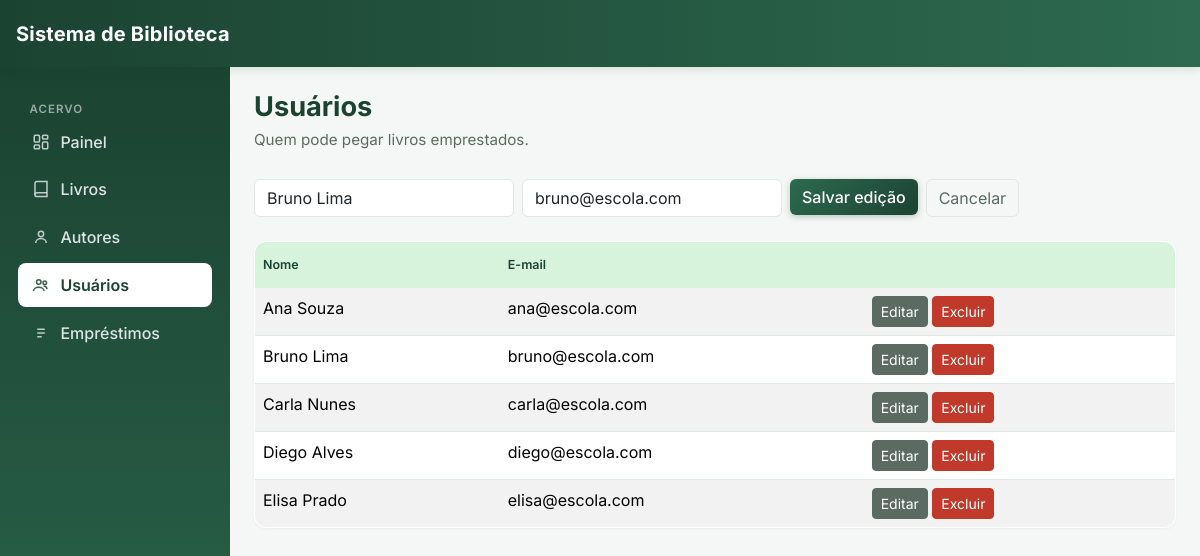
The app's page /pages/usuarios.php?editar=2 with its own data.
### tables this page shows
CREATE TABLE usuarios (
    id INT AUTO_INCREMENT PRIMARY KEY,
    nome VARCHAR(120) NOT NULL,
    email VARCHAR(150) NOT NULL UNIQUE
);

### includes/funcoes.php (called while the page is built, shortened)
<?php
function listarDados($conexao, $tabela) {
    return mysqli_query($conexao, "SELECT * FROM $tabela");
}
function buscarPorId($conexao, $tabela, $id) {
    $stmt = mysqli_prepare($conexao, "SELECT * FROM $tabela WHERE id = ?");
    mysqli_stmt_bind_param($stmt, "i", $id);
    mysqli_stmt_execute($stmt);
    return mysqli_fetch_assoc(mysqli_stmt_get_result($stmt));
}

### pages/usuarios.php (the view, shortened to what this page needs)
<?php
require_once __DIR__ . '/../includes/conexao.php';
require_once __DIR__ . '/../includes/funcoes.php';
$usuarioEditando = null;
if (isset($_GET['editar'])) {
    $usuarioEditando = buscarPorId($conexao, 'usuarios', (int)$_GET['editar']);
}
$usuarios = listarDados($conexao, 'usuarios');
require_once __DIR__ . '/../includes/header.php';
require_once __DIR__ . '/../includes/sidebar.php';
?>
<div class="container-fluid p-4">
  <h1>Usuários</h1>
  <p class="subtitulo">Quem pode pegar livros emprestados.</p>
  <form method="POST" class="row g-2 mb-4">
    <div class="col-auto">
      <input type="text" name="nome" class="form-control" placeholder="Nome"
             value="<?= htmlspecialchars($usuarioEditando['nome'] ?? '') ?>" required>
    </div>
    <div class="col-auto">
      <input type="email" name="email" class="form-control" placeholder="E-mail"
             value="<?= htmlspecialchars($usuarioEditando['email'] ?? '') ?>" required>
    </div>
    <div class="col-auto">
      <button class="btn btn-primary"><?= $usuarioEditando ? 'Salvar edição' : 'Adicionar' ?></button>
    </div>
    <?php if ($usuarioEditando): ?>
      <div class="col-auto">
        <a href="usuarios.php" class="btn btn-outline-secondary">Cancelar</a>
      </div>
    <?php endif; ?>
  </form>
  <?php if (mysqli_num_rows($usuarios) === 0): ?>
    <p class="text-muted">Nenhum usuário cadastrado ainda.</p>
  <?php else: ?>
  <table class="table table-striped">
    <thead><tr><th>Nome</th><th>E-mail</th><th></th></tr></thead>
    <tbody>
      <?php while ($usuario = mysqli_fetch_assoc($usuarios)): ?>
      <tr>
        <td><?= htmlspecialchars($usuario['nome']) ?></td>
        <td><?= htmlspecialchars($usuario['email']) ?></td>
        <td>
          <a href="?editar=<?= $usuario['id'] ?>" class="btn btn-sm btn-secondary">Editar</a>
          <a href="?excluir=<?= $usuario['id'] ?>" class="btn btn-sm btn-danger"
             onclick="return confirm('Excluir este usuário? Essa ação não pode ser desfeita.')">Excluir</a>
        </td>
      </tr>
      <?php endwhile; ?>
    </tbody>
  </table>
  <?php endif; ?>
</div>
<?php require_once __DIR__ . '/../includes/footer.php'; ?>

### assets/css/estilo.css (style rules this page uses)
:root { --primary: #1B4332; --primary-mid: #2D6A4F; --primary-light: #40916C; --accent-soft: #D8F3DC; --bg: #F4F7F5; --border: #E1E8E4; --text: #1B1F1D; --text-muted: #5B6B63; --danger: #C0392B; --danger-soft: #FBEAE8; --success: #2D6A4F; }
body { background: var(--bg); color: var(--text); font-family: 'Inter', system-ui, sans-serif; }
h1 { font-size: 1.7rem; font-weight: 700; margin-bottom: 0.3rem; color: var(--primary); }
.subtitulo { color: var(--text-muted); margin-bottom: 1.75rem; font-size: 0.95rem; }
.btn-primary { background: linear-gradient(135deg, var(--primary-mid), var(--primary)); border: none; font-weight: 500; box-shadow: 0 2px 6px rgba(27, 67, 50, 0.25); }
.btn-danger { background-color: var(--danger); border-color: var(--danger); }
.btn-secondary { background-color: var(--text-muted); border-color: var(--text-muted); }
.btn-outline-secondary { color: var(--text-muted); border-color: var(--border); }
.form-control, .form-select { border-color: var(--border); }
.table { background: #fff; border: 1px solid var(--border); border-radius: 12px; overflow: hidden; box-shadow: 0 1px 3px rgba(27, 67, 50, 0.05); }
.table thead th { font-size: 0.78rem; font-weight: 600; color: var(--primary); background: var(--accent-soft); border-bottom: none !important; padding-top: 0.85rem; padding-bottom: 0.85rem; }

### records on screen
usuarios: nome "Bruno Lima", email "bruno@escola.com"
usuarios: nome "Ana Souza", email "ana@escola.com"
usuarios: nome "Carla Nunes", email "carla@escola.com"
usuarios: nome "Diego Alves", email "diego@escola.com"
usuarios: nome "Elisa Prado", email "elisa@escola.com"
